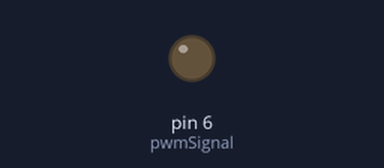
Simulated run of this sketch. Board: Arduino Uno, built with avr-gcc and run on an emulated ATmega328P. Shown: output pins drawn as LEDs (lit = HIGH).

Above: at 0.05 s.
At 9.45 s:
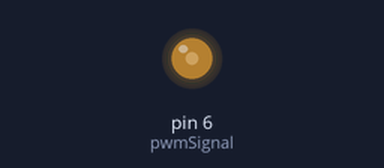
At 19.95 s:
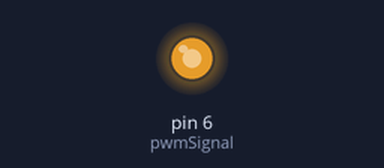
At 39.85 s:
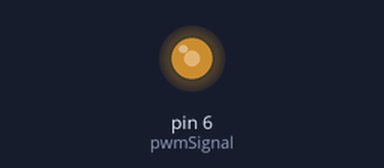
Timing chart, 0 to 40.0 s (numbered marks = the images above):
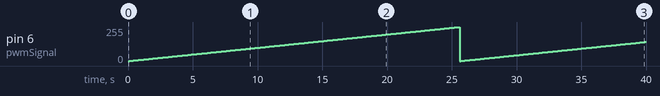

Measured:
- by itself, pin 6 (pwmSignal): 0/255 → 1/255 at 0.10 s, → 2/255 0.10 s later, → 3/255 0.10 s later, → 4/255 0.10 s later, … (399 changes in this stretch)

The sketch:

ACED_P3_01.ino
```cpp
/*
 *  Programa 1 practica 3
 *  Automatización y Control en la era Digital
 *  UNITEC -  Campus Querétaro
 *  Salida de Señal Pwm V
 *  Autor: Ing. Gustavo David Mendoza Pinto
 */


byte pwmSignal = 6; // Indicamos la salida pwm del arduino
void setup() {
  pinMode(pwmSignal, OUTPUT); // Configuramos puerto como salida digital
}
void loop() {

  //Iniciamos ciclos de salida
  for(byte i0 = 0; i0<256; ++i0){
    analogWrite(pwmSignal,i0); //escribimos el ciclo de trabajo en el pwm con la funcion analogWrite
    delay(100);                // esperamos 100 mS antes de escribir el ciclo nuevamente
  }
  //Cambiamos el pulso de forma decreciente
  for(byte i0 = 255; i0>0; --i0){
    analogWrite(pwmSignal,i0); //escribimos el ciclo de trabajo en el pwm con la funcion analogWrite
    delay(100);                // esperamos 100 mS antes de escribir el ciclo nuevamente
  }

}
```
